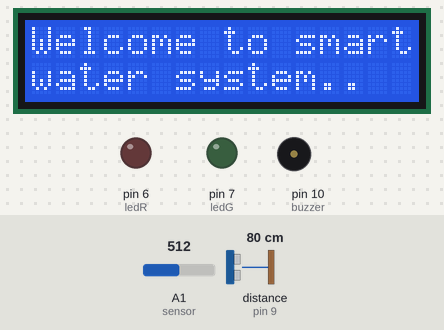
The sketch below on a simulated Arduino Uno, built with avr-gcc and run on an emulated ATmega328P. On the bench: 16×2 character LCD, output pins drawn as LEDs (lit = HIGH), buzzer (waves = sounding). Wiring (inferred from the names in the program): ultrasonic range finder: trigger pin 8; echo pin 9. The inputs (shaded band) are chosen by the test bench; at power-on: distance to the obstacle (sensor on pin 9) 80 cm, A1 (sensor) = 512. The echo pulse lasts 58.3 µs per cm; pins used as bus, display or sensor lines are not drawn.

Above: at 1.2 s.
1.3 s: distance to the obstacle (sensor on pin 9) set to 45 cm
2.8 s: distance to the obstacle (sensor on pin 9) set to 36 cm
At 3.6 s:
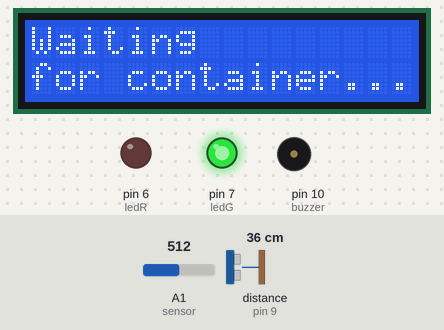
5.8 s: distance to the obstacle (sensor on pin 9) set to 2 cm
At 7.9 s:
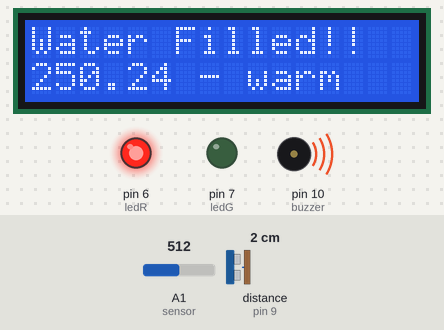
8.2 s: distance to the obstacle (sensor on pin 9) set to 9 cm
11.2 s: distance to the obstacle (sensor on pin 9) set to 12 cm
At 13.48 s:
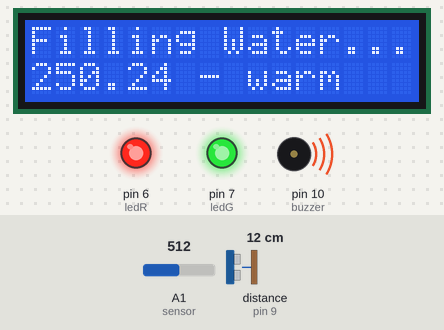
14.2 s: A1 (sensor) set to 716
At 15.3 s:
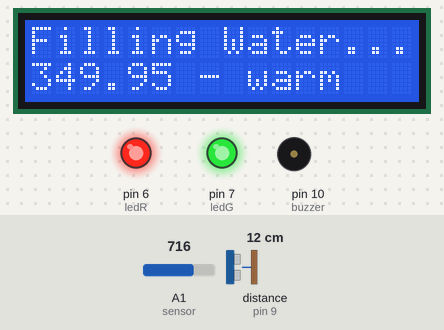
Timing chart, 0 to 18.2 s (numbered marks = the images above; inputs shaded):
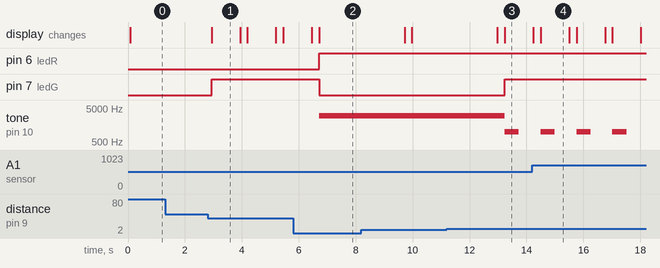

The sketch:

sketch_dec31c.ino
```cpp
#include <LiquidCrystal.h>

int trigPin = 8;    // Trigger
int echoPin = 9;    // Echo
long duration, cm, inches;
int ledR = 6; //Red LED
int ledG = 7; //Green LED
const int rs = 12, en = 11, d4 = 5, d5 = 4, d6 = 3, d7 = 2;
LiquidCrystal lcd(rs, en, d4, d5, d6, d7);
const int buzzer = 10; //buzzer to arduino pin 10
const int sensor=A1;
float tempc;
float tempf;
float vout;

void setup() {
  //Serial Port begin
  Serial.begin (9600);
  // set up the LCD's number of columns and rows:
  lcd.begin(16, 2);
  //Define inputs and outputs
  pinMode(trigPin, OUTPUT);
  pinMode(echoPin, INPUT);
  pinMode(ledR, OUTPUT);
  pinMode(ledG, OUTPUT);
  pinMode(buzzer, OUTPUT); // Set buzzer - pin 9 as an output
  pinMode(sensor,INPUT);
}

void loop() {

  digitalWrite(trigPin, LOW);
  delayMicroseconds(5);
  digitalWrite(trigPin, HIGH);
  delayMicroseconds(10);
  digitalWrite(trigPin, LOW);
  lcd.setCursor(0, 1);

  pinMode(echoPin, INPUT);
  duration = pulseIn(echoPin, HIGH);

  // Convert the time into a distance
  cm = (duration/2) / 29.1;     // Divide by 29.1 or multiply by 0.0343

  //temprature calculation
  vout=analogRead(sensor);
  vout=(vout*500)/1023;


 if(cm<=10)
  {
    lcd.clear();
    lcd.print("Water Filled!!");
    lcd.setCursor(0, 1);
    lcd.print(vout);
    lcd.print(" - warm");
    digitalWrite(ledR, HIGH);
    digitalWrite(ledG, LOW);
    tone(buzzer, 3000); // Send 1KHz sound signal...
    delay(3000);
    lcd.clear();
    /*digitalWrite(ledR, LOW);
    digitalWrite(ledG, HIGH);
    lcd.print("Water Filled!!");
    lcd.print("Celcious");*/
  }

  else if(cm>10 && cm<=30 )
  {
    lcd.clear();
    lcd.print("Filling Water.....");
    lcd.setCursor(0, 1);
    lcd.print(vout);
    lcd.print(" - warm");
    digitalWrite(ledG, HIGH);
    digitalWrite(ledR, HIGH);
    tone(buzzer, 1000, 500);     // Stop sound...
    delay(1000);
    noTone(buzzer);
    lcd.clear();
   /* digitalWrite(ledG, HIGH);
    digitalWrite(ledR, HIGH);
    lcd.print("Filling Water.....");
    tone(buzzer, 1000, 500);  */

  }
 else if(cm>30 && cm<40)
  {
    lcd.clear();
    lcd.print("Waiting");
    lcd.setCursor(0, 1);
    lcd.print("for container...");
    digitalWrite(ledG, HIGH);
    digitalWrite(ledR, LOW);
    noTone(buzzer);
    delay(1000);
    noTone(buzzer);
    lcd.clear();
   /* digitalWrite(ledG, HIGH);
    digitalWrite(ledR, LOW);
    lcd.print("Waiting");
    lcd.setCursor(0, 1);
    lcd.print("for container...");*/
  }
  else
  {
    lcd.clear();
    lcd.print("Welcome to smart");
    lcd.setCursor(0, 1);
    lcd.print("water system..");
    /*lcd.print("Nothing");*/
    digitalWrite(ledR, LOW);
    digitalWrite(ledG, LOW);
    noTone(buzzer);
  }

  delay(250);
}
```

Measured:
- the behaviour switches between 41 and 40 cm on distance to the obstacle (sensor on pin 9) (found by bisection; images 0 and 1)
- the behaviour switches between 10 and 11 cm on distance to the obstacle (sensor on pin 9) (found by bisection; images 2 and 3)
- after the input at 1.3 s, every drawn part: stays the same
- after the input at 2.8 s, pin 7 (ledG): LOW → HIGH after 0.14 s; the display: changes after 0.14 s (image 1)
- after the input at 5.8 s, pin 6 (ledR): LOW → HIGH after 0.92 s; pin 7 (ledG): HIGH → LOW after 0.92 s; tone on pin 10 (buzzer): silent → 3000 Hz after 0.92 s; the display: first differs from a run without the input after 0.92 s (image 2)
- after the input at 11.2 s, pin 7 (ledG): LOW → HIGH after 2.0 s; tone on pin 10 (buzzer): 3000 Hz → 1000 Hz after 2.0 s, → silent 0.50 s later; the display: first differs from a run without the input after 2.0 s (image 3)
- after the input at 14.2 s, the display: first differs from a run without the input after 0.30 s (image 4)
- what the display in image 1 shows lasts 1.0 s, from 2.9 s to 3.9 s
